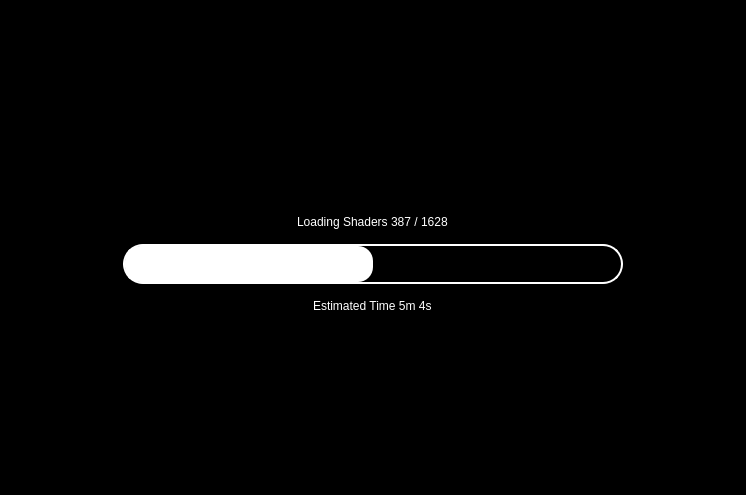
<?xml version="1.0" encoding="UTF-8"?>
<ui version="4.0">
 <class>LoadingScreen</class>
 <widget class="QWidget" name="LoadingScreen">
  <property name="geometry">
   <rect>
    <x>0</x>
    <y>0</y>
    <width>746</width>
    <height>495</height>
   </rect>
  </property>
  <property name="styleSheet">
   <string notr="true">background-color: rgb(0, 0, 0);</string>
  </property>
  <layout class="QVBoxLayout">
   <property name="spacing">
    <number>0</number>
   </property>
   <property name="leftMargin">
    <number>0</number>
   </property>
   <property name="topMargin">
    <number>0</number>
   </property>
   <property name="rightMargin">
    <number>0</number>
   </property>
   <property name="bottomMargin">
    <number>0</number>
   </property>
   <item>
    <widget class="QWidget" name="fade_parent" native="true">
     <layout class="QVBoxLayout" name="verticalLayout_2">
      <property name="spacing">
       <number>0</number>
      </property>
      <property name="leftMargin">
       <number>0</number>
      </property>
      <property name="topMargin">
       <number>0</number>
      </property>
      <property name="rightMargin">
       <number>0</number>
      </property>
      <property name="bottomMargin">
       <number>0</number>
      </property>
      <item>
       <layout class="QVBoxLayout" name="verticalLayout" stretch="1,0,0,0,0,1,0">
        <property name="spacing">
         <number>15</number>
        </property>
        <property name="sizeConstraint">
         <enum>QLayout::SetNoConstraint</enum>
        </property>
        <item>
         <spacer name="verticalSpacer_2">
          <property name="orientation">
           <enum>Qt::Vertical</enum>
          </property>
          <property name="sizeHint" stdset="0">
           <size>
            <width>20</width>
            <height>40</height>
           </size>
          </property>
         </spacer>
        </item>
        <item>
         <widget class="QLabel" name="icon">
          <property name="text">
           <string/>
          </property>
          <property name="alignment">
           <set>Qt::AlignCenter</set>
          </property>
          <property name="margin">
           <number>5</number>
          </property>
         </widget>
        </item>
        <item>
         <widget class="QLabel" name="title">
          <property name="styleSheet">
           <string notr="true">background-color: black; color: white;
;</string>
          </property>
          <property name="text">
           <string/>
          </property>
          <property name="alignment">
           <set>Qt::AlignCenter</set>
          </property>
         </widget>
        </item>
        <item alignment="Qt::AlignHCenter|Qt::AlignBottom">
         <widget class="QLabel" name="stage">
          <property name="sizePolicy">
           <sizepolicy hsizetype="Minimum" vsizetype="Minimum">
            <horstretch>0</horstretch>
            <verstretch>0</verstretch>
           </sizepolicy>
          </property>
          <property name="styleSheet">
           <string notr="true">background-color: black; color: white;
;</string>
          </property>
          <property name="text">
           <string>Loading Shaders 387 / 1628</string>
          </property>
         </widget>
        </item>
        <item alignment="Qt::AlignHCenter|Qt::AlignTop">
         <widget class="QProgressBar" name="progress_bar">
          <property name="sizePolicy">
           <sizepolicy hsizetype="Expanding" vsizetype="Preferred">
            <horstretch>0</horstretch>
            <verstretch>0</verstretch>
           </sizepolicy>
          </property>
          <property name="minimumSize">
           <size>
            <width>500</width>
            <height>40</height>
           </size>
          </property>
          <property name="styleSheet">
           <string notr="true">QProgressBar {
color: white;
border: 2px solid white;
outline-color: black;
border-radius: 20px;
}
QProgressBar::chunk {
background-color: white;
border-radius: 15px;
}</string>
          </property>
          <property name="value">
           <number>50</number>
          </property>
          <property name="textVisible">
           <bool>false</bool>
          </property>
          <property name="format">
           <string>Loading Shaders %v out of %m</string>
          </property>
         </widget>
        </item>
        <item alignment="Qt::AlignHCenter|Qt::AlignTop">
         <widget class="QLabel" name="value">
          <property name="toolTip">
           <string notr="true"/>
          </property>
          <property name="styleSheet">
           <string notr="true">background-color: black; color: white;
font: 75 15pt &quot;Arial&quot;;</string>
          </property>
          <property name="text">
           <string>Estimated Time 5m 4s</string>
          </property>
         </widget>
        </item>
        <item>
         <spacer name="verticalSpacer">
          <property name="orientation">
           <enum>Qt::Vertical</enum>
          </property>
          <property name="sizeHint" stdset="0">
           <size>
            <width>20</width>
            <height>40</height>
           </size>
          </property>
         </spacer>
        </item>
       </layout>
      </item>
     </layout>
    </widget>
   </item>
  </layout>
 </widget>
 <resources/>
 <connections/>
</ui>
